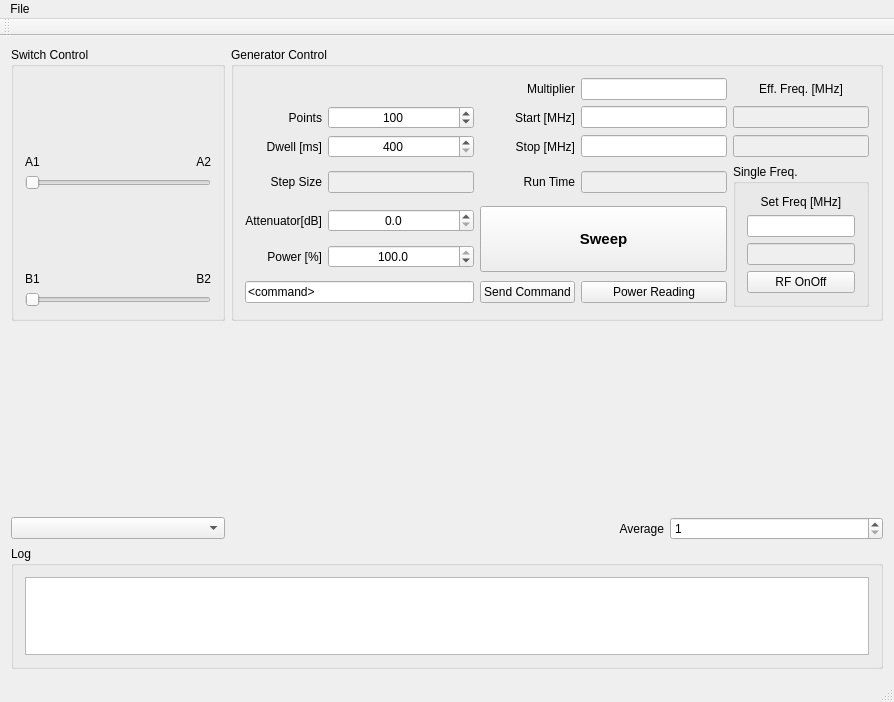
<?xml version="1.0" encoding="UTF-8"?>
<ui version="4.0">
 <class>MainWindow</class>
 <widget class="QMainWindow" name="MainWindow">
  <property name="geometry">
   <rect>
    <x>0</x>
    <y>0</y>
    <width>894</width>
    <height>702</height>
   </rect>
  </property>
  <property name="windowTitle">
   <string>DNP 100GHz</string>
  </property>
  <widget class="QWidget" name="centralWidget">
   <layout class="QGridLayout" name="gridLayout_3" rowstretch="2,3,1,2" columnstretch="1,1,1,1">
    <item row="0" column="0">
     <widget class="QGroupBox" name="groupBox">
      <property name="title">
       <string>Switch Control</string>
      </property>
      <layout class="QGridLayout" name="gridLayout_4" rowstretch="1,1,1,1" columnstretch="1,1">
       <item row="0" column="0">
        <widget class="QLabel" name="label_13">
         <property name="text">
          <string>A1</string>
         </property>
         <property name="alignment">
          <set>Qt::AlignBottom|Qt::AlignLeading|Qt::AlignLeft</set>
         </property>
        </widget>
       </item>
       <item row="0" column="1">
        <widget class="QLabel" name="label_14">
         <property name="text">
          <string>A2</string>
         </property>
         <property name="alignment">
          <set>Qt::AlignBottom|Qt::AlignRight|Qt::AlignTrailing</set>
         </property>
        </widget>
       </item>
       <item row="3" column="0" colspan="2">
        <widget class="QSlider" name="horizontalSlider_B">
         <property name="maximum">
          <number>1</number>
         </property>
         <property name="pageStep">
          <number>1</number>
         </property>
         <property name="orientation">
          <enum>Qt::Horizontal</enum>
         </property>
        </widget>
       </item>
       <item row="2" column="1">
        <widget class="QLabel" name="label_16">
         <property name="text">
          <string>B2</string>
         </property>
         <property name="alignment">
          <set>Qt::AlignBottom|Qt::AlignRight|Qt::AlignTrailing</set>
         </property>
        </widget>
       </item>
       <item row="2" column="0">
        <widget class="QLabel" name="label_15">
         <property name="text">
          <string>B1</string>
         </property>
         <property name="alignment">
          <set>Qt::AlignBottom|Qt::AlignLeading|Qt::AlignLeft</set>
         </property>
        </widget>
       </item>
       <item row="1" column="0" colspan="2">
        <widget class="QSlider" name="horizontalSlider_A">
         <property name="maximum">
          <number>1</number>
         </property>
         <property name="pageStep">
          <number>1</number>
         </property>
         <property name="orientation">
          <enum>Qt::Horizontal</enum>
         </property>
        </widget>
       </item>
      </layout>
     </widget>
    </item>
    <item row="3" column="0" colspan="4">
     <widget class="QGroupBox" name="groupBox_Log">
      <property name="title">
       <string>Log</string>
      </property>
      <layout class="QGridLayout" name="gridLayout">
       <item row="0" column="0">
        <widget class="QTextEdit" name="textEdit_Log"/>
       </item>
      </layout>
     </widget>
    </item>
    <item row="0" column="1" colspan="3">
     <widget class="QGroupBox" name="groupBox_Control">
      <property name="title">
       <string>Generator Control</string>
      </property>
      <layout class="QGridLayout" name="gridLayout_2" columnstretch="1,2,1,2,0">
       <item row="0" column="2">
        <widget class="QLabel" name="label_9">
         <property name="text">
          <string>Multiplier</string>
         </property>
         <property name="alignment">
          <set>Qt::AlignRight|Qt::AlignTrailing|Qt::AlignVCenter</set>
         </property>
        </widget>
       </item>
       <item row="1" column="3">
        <widget class="QLineEdit" name="lineEdit_Start"/>
       </item>
       <item row="4" column="2">
        <widget class="QLabel" name="label_3">
         <property name="text">
          <string>Stop [MHz]</string>
         </property>
         <property name="alignment">
          <set>Qt::AlignRight|Qt::AlignTrailing|Qt::AlignVCenter</set>
         </property>
        </widget>
       </item>
       <item row="1" column="0">
        <widget class="QLabel" name="label">
         <property name="text">
          <string>Points</string>
         </property>
         <property name="alignment">
          <set>Qt::AlignRight|Qt::AlignTrailing|Qt::AlignVCenter</set>
         </property>
        </widget>
       </item>
       <item row="9" column="2">
        <widget class="QPushButton" name="pushButton_SendCommand">
         <property name="text">
          <string>Send Command</string>
         </property>
        </widget>
       </item>
       <item row="7" column="0">
        <widget class="QLabel" name="label_5">
         <property name="text">
          <string>Attenuator[dB]</string>
         </property>
         <property name="alignment">
          <set>Qt::AlignRight|Qt::AlignTrailing|Qt::AlignVCenter</set>
         </property>
        </widget>
       </item>
       <item row="4" column="3">
        <widget class="QLineEdit" name="lineEdit_Stop"/>
       </item>
       <item row="7" column="1">
        <widget class="QDoubleSpinBox" name="doubleSpinBox">
         <property name="alignment">
          <set>Qt::AlignCenter</set>
         </property>
         <property name="decimals">
          <number>1</number>
         </property>
         <property name="maximum">
          <double>31.500000000000000</double>
         </property>
         <property name="singleStep">
          <double>0.500000000000000</double>
         </property>
        </widget>
       </item>
       <item row="9" column="0" colspan="2">
        <widget class="QLineEdit" name="lineEdit">
         <property name="text">
          <string>&lt;command&gt;</string>
         </property>
        </widget>
       </item>
       <item row="6" column="2">
        <widget class="QLabel" name="label_7">
         <property name="text">
          <string>Run Time</string>
         </property>
         <property name="alignment">
          <set>Qt::AlignRight|Qt::AlignTrailing|Qt::AlignVCenter</set>
         </property>
        </widget>
       </item>
       <item row="6" column="3">
        <widget class="QLineEdit" name="lineEdit_RunTime">
         <property name="enabled">
          <bool>false</bool>
         </property>
        </widget>
       </item>
       <item row="4" column="0">
        <widget class="QLabel" name="label_4">
         <property name="text">
          <string>Dwell [ms]</string>
         </property>
         <property name="alignment">
          <set>Qt::AlignRight|Qt::AlignTrailing|Qt::AlignVCenter</set>
         </property>
        </widget>
       </item>
       <item row="6" column="1">
        <widget class="QLineEdit" name="lineEdit_StepSize">
         <property name="enabled">
          <bool>false</bool>
         </property>
        </widget>
       </item>
       <item row="6" column="0">
        <widget class="QLabel" name="label_6">
         <property name="text">
          <string>Step Size</string>
         </property>
         <property name="alignment">
          <set>Qt::AlignRight|Qt::AlignTrailing|Qt::AlignVCenter</set>
         </property>
        </widget>
       </item>
       <item row="0" column="3">
        <widget class="QLineEdit" name="lineEdit_Multiplier"/>
       </item>
       <item row="8" column="0">
        <widget class="QLabel" name="label_8">
         <property name="text">
          <string>Power [%]</string>
         </property>
         <property name="alignment">
          <set>Qt::AlignRight|Qt::AlignTrailing|Qt::AlignVCenter</set>
         </property>
        </widget>
       </item>
       <item row="9" column="3">
        <widget class="QPushButton" name="pushButton_ReadPower">
         <property name="text">
          <string>Power Reading</string>
         </property>
        </widget>
       </item>
       <item row="1" column="2">
        <widget class="QLabel" name="label_2">
         <property name="text">
          <string>Start [MHz]</string>
         </property>
         <property name="alignment">
          <set>Qt::AlignRight|Qt::AlignTrailing|Qt::AlignVCenter</set>
         </property>
        </widget>
       </item>
       <item row="8" column="1">
        <widget class="QDoubleSpinBox" name="doubleSpinBox_Power">
         <property name="alignment">
          <set>Qt::AlignCenter</set>
         </property>
         <property name="decimals">
          <number>1</number>
         </property>
         <property name="maximum">
          <double>100.000000000000000</double>
         </property>
         <property name="singleStep">
          <double>0.100000000000000</double>
         </property>
         <property name="value">
          <double>100.000000000000000</double>
         </property>
        </widget>
       </item>
       <item row="7" column="2" rowspan="2" colspan="2">
        <widget class="QPushButton" name="pushButton_Sweep">
         <property name="sizePolicy">
          <sizepolicy hsizetype="Preferred" vsizetype="Preferred">
           <horstretch>30</horstretch>
           <verstretch>30</verstretch>
          </sizepolicy>
         </property>
         <property name="minimumSize">
          <size>
           <width>80</width>
           <height>30</height>
          </size>
         </property>
         <property name="font">
          <font>
           <pointsize>11</pointsize>
           <weight>75</weight>
           <bold>true</bold>
          </font>
         </property>
         <property name="text">
          <string>Sweep</string>
         </property>
        </widget>
       </item>
       <item row="0" column="4">
        <widget class="QLabel" name="label_11">
         <property name="text">
          <string>Eff. Freq. [MHz]</string>
         </property>
         <property name="alignment">
          <set>Qt::AlignCenter</set>
         </property>
        </widget>
       </item>
       <item row="4" column="4">
        <widget class="QLineEdit" name="lineEdit_EffStop">
         <property name="enabled">
          <bool>false</bool>
         </property>
        </widget>
       </item>
       <item row="1" column="4">
        <widget class="QLineEdit" name="lineEdit_EffStart">
         <property name="enabled">
          <bool>false</bool>
         </property>
        </widget>
       </item>
       <item row="4" column="1">
        <widget class="QSpinBox" name="spinBox_Dwell">
         <property name="alignment">
          <set>Qt::AlignCenter</set>
         </property>
         <property name="minimum">
          <number>400</number>
         </property>
         <property name="maximum">
          <number>100000</number>
         </property>
         <property name="singleStep">
          <number>50</number>
         </property>
        </widget>
       </item>
       <item row="1" column="1">
        <widget class="QSpinBox" name="spinBox_Points">
         <property name="alignment">
          <set>Qt::AlignCenter</set>
         </property>
         <property name="minimum">
          <number>50</number>
         </property>
         <property name="maximum">
          <number>10000</number>
         </property>
         <property name="value">
          <number>100</number>
         </property>
        </widget>
       </item>
       <item row="6" column="4" rowspan="4">
        <widget class="QGroupBox" name="groupBox_2">
         <property name="title">
          <string>Single Freq.</string>
         </property>
         <layout class="QVBoxLayout" name="verticalLayout">
          <item>
           <widget class="QLabel" name="label_10">
            <property name="text">
             <string>Set Freq [MHz]</string>
            </property>
            <property name="alignment">
             <set>Qt::AlignCenter</set>
            </property>
           </widget>
          </item>
          <item>
           <widget class="QLineEdit" name="lineEdit_Freq"/>
          </item>
          <item>
           <widget class="QLineEdit" name="lineEdit_EffFreq">
            <property name="enabled">
             <bool>false</bool>
            </property>
           </widget>
          </item>
          <item>
           <widget class="QPushButton" name="pushButton_RFOnOff">
            <property name="text">
             <string>RF OnOff</string>
            </property>
           </widget>
          </item>
         </layout>
        </widget>
       </item>
      </layout>
     </widget>
    </item>
    <item row="1" column="0" colspan="4">
     <widget class="QCustomPlot" name="powerPlot" native="true"/>
    </item>
    <item row="2" column="0">
     <widget class="QComboBox" name="comboBox_yAxis"/>
    </item>
    <item row="2" column="2">
     <widget class="QLabel" name="label_12">
      <property name="text">
       <string>Average</string>
      </property>
      <property name="alignment">
       <set>Qt::AlignRight|Qt::AlignTrailing|Qt::AlignVCenter</set>
      </property>
     </widget>
    </item>
    <item row="2" column="3">
     <widget class="QSpinBox" name="spinBox_Average">
      <property name="minimum">
       <number>1</number>
      </property>
      <property name="singleStep">
       <number>2</number>
      </property>
     </widget>
    </item>
   </layout>
  </widget>
  <widget class="QMenuBar" name="menuBar">
   <property name="geometry">
    <rect>
     <x>0</x>
     <y>0</y>
     <width>894</width>
     <height>21</height>
    </rect>
   </property>
   <widget class="QMenu" name="menuFile">
    <property name="title">
     <string>File</string>
    </property>
    <addaction name="actionSave_Data"/>
    <addaction name="actionSave_plot"/>
   </widget>
   <addaction name="menuFile"/>
  </widget>
  <widget class="QToolBar" name="mainToolBar">
   <attribute name="toolBarArea">
    <enum>TopToolBarArea</enum>
   </attribute>
   <attribute name="toolBarBreak">
    <bool>false</bool>
   </attribute>
  </widget>
  <widget class="QStatusBar" name="statusBar"/>
  <action name="actionSave_Data">
   <property name="text">
    <string>Save Data</string>
   </property>
  </action>
  <action name="actionSave_plot">
   <property name="text">
    <string>Save plot</string>
   </property>
  </action>
 </widget>
 <layoutdefault spacing="6" margin="11"/>
 <customwidgets>
  <customwidget>
   <class>QCustomPlot</class>
   <extends>QWidget</extends>
   <header>qcustomplot.h</header>
   <container>1</container>
  </customwidget>
 </customwidgets>
 <tabstops>
  <tabstop>lineEdit</tabstop>
  <tabstop>lineEdit_Start</tabstop>
  <tabstop>lineEdit_Stop</tabstop>
  <tabstop>doubleSpinBox</tabstop>
  <tabstop>doubleSpinBox_Power</tabstop>
  <tabstop>pushButton_SendCommand</tabstop>
  <tabstop>lineEdit_RunTime</tabstop>
  <tabstop>textEdit_Log</tabstop>
  <tabstop>lineEdit_StepSize</tabstop>
 </tabstops>
 <resources/>
 <connections/>
</ui>
